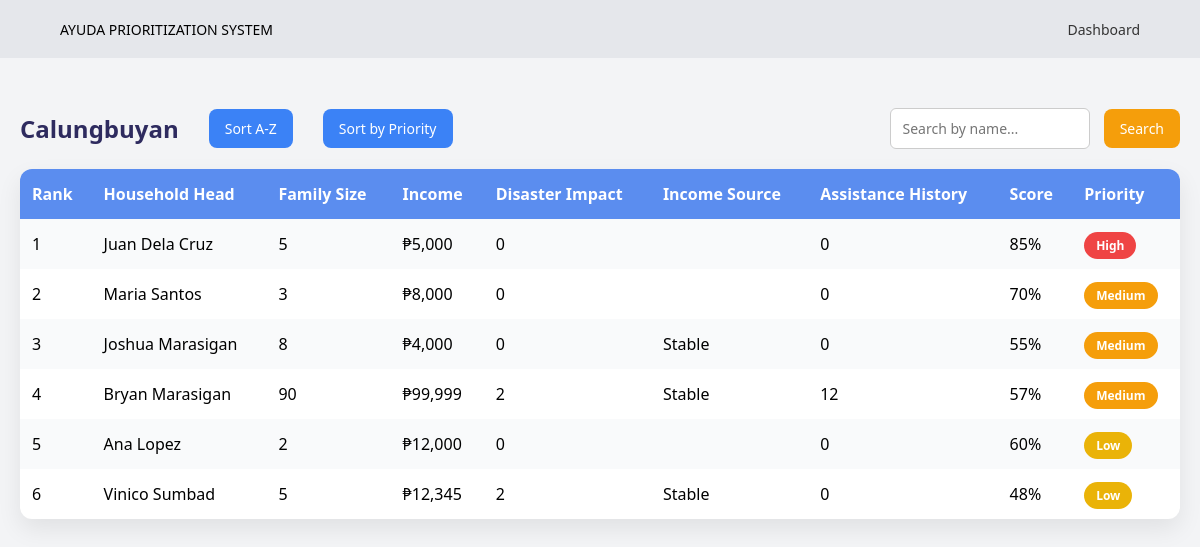
/samplehouseholds.php?barangay=Calungbuyan&sort=priority (signed in), run on the app's committed database.
### tables this page shows
CREATE TABLE `households` (
  `id` int(11) NOT NULL,
  `household_head` varchar(100) NOT NULL,
  `family_size` int(11) NOT NULL,
  `income` decimal(10,2) NOT NULL,
  `score` int(11) NOT NULL,
  `priority` varchar(20) NOT NULL,
  `created_at` timestamp NOT NULL DEFAULT current_timestamp(),
  `disaster_impact` int(11) NOT NULL,
  `income_source` varchar(50) NOT NULL,
  `assistance_history` int(11) NOT NULL,
  `barangay` varchar(100) NOT NULL DEFAULT 'Calungbuyan'
);

### samplehouseholds.php (the view, shortened to what this page needs)
<?php
$conn = mysqli_connect("localhost", "root", "", "ayuda_system");
if($_SESSION['role']=='MSWDO'){
    $barangay = $_GET['barangay'] ?? "Calungbuyan";
} else {
    $barangay = $_SESSION['barangay'];
}
$order = "score DESC";
if(isset($_GET['sort'])){
    if($_GET['sort']=="priority") $order="FIELD(priority,'High','Medium','Low')";
}
$search="";
$search_query="";
$result=mysqli_query($conn,"
SELECT * FROM households h1
WHERE barangay='$barangay'
AND family_size BETWEEN 1 AND 99
AND income BETWEEN 2000 AND 100000
$search_query
AND id=(SELECT MAX(id) FROM households h2 WHERE h2.household_head=h1.household_head)
ORDER BY $order
");
?>
<!DOCTYPE html>
<html>
<head>
</head>
<body>
<div class="navbar">
<div class="logo">AYUDA PRIORITIZATION SYSTEM</div>
<nav>
<a href="<?php echo ($_SESSION['role']=='MSWDO')?'sampledashboard.php':'logout.php'; ?>"> <?php echo ($_SESSION['role']=='MSWDO')?'Dashboard':'Logout'; ?> </a>
</nav>
</div>
<div class="container">
<div class="top-bar">
<div class="left-side">
<h2 style="color:#2e2b5f;"><?php echo htmlspecialchars($barangay); ?></h2>
<a href="?barangay=<?php echo urlencode($barangay); ?>&sort=alpha" class="sort-btn">Sort A-Z</a>
<a href="?barangay=<?php echo urlencode($barangay); ?>&sort=priority" class="sort-btn">Sort by Priority</a>
</div>
<form method="GET">
<input type="text" name="search" class="search-input" placeholder="Search by name..." value="<?php echo htmlspecialchars($search); ?>">
<button type="submit" class="search-btn">Search</button>
</form>
</div>
<table>
<tr>
<th>Rank</th>
<th>Household Head</th>
<th>Family Size</th>
<th>Income</th>
<th>Disaster Impact</th>
<th>Income Source</th>
<th>Assistance History</th>
<th>Score</th>
<th>Priority</th>
</tr>
<?php
$rank=1;
while($row=mysqli_fetch_assoc($result)){
    $labelClass=($row['priority']=="High")?"label-red":(($row['priority']=="Medium")?"label-orange":"label-yellow");
    echo "<tr>
    <td>".$rank++."</td>
    <td>".htmlspecialchars($row['household_head'])."</td>
    <td>".$row['family_size']."</td>
    <td>₱".number_format($row['income'])."</td>
    <td>".$row['disaster_impact']."</td>
    <td>".$row['income_source']."</td>
    <td>".$row['assistance_history']."</td>
    <td>".round($row['score'],2)."%</td>
    <td><span class='label $labelClass'>".$row['priority']."</span></td>";
    echo "</tr>";
}
?>
</table>
</div>
</body>
</html>

### samplehouseholds.php (style rules this page uses)
* { margin:0;padding:0;box-sizing:border-box;font-family:'Segoe UI',sans-serif; }
body { background:#f3f4f6; }
.navbar { display:flex;justify-content:space-between;align-items:center;padding:18px 60px;background:#e5e7eb; }
.logo { font-size:14px;font-weight:500; }
.navbar nav a { text-decoration:none;margin-left:20px;color:#333;font-size:14px; }
.container { max-width:1200px;margin:50px auto;padding:0 20px; }
.add-btn,.sort-btn,.search-btn { display:inline-block;padding:10px 16px;border:none;border-radius:8px;color:white;text-decoration:none;font-size:14px; }
.sort-btn { background:#3b82f6;margin-left:10px; }
.search-btn { background:#f59e0b;margin-left:10px; }
.search-input { padding:10px 12px;border-radius:6px;border:1px solid #ccc;font-size:14px;width:200px;margin-left:10px; }
table { width:100%;border-collapse:collapse;background:white;border-radius:12px;overflow:hidden;margin-top:20px;box-shadow:0 10px 25px rgba(0,0,0,0.08); }
th,td { padding:14px 12px;text-align:left; }
th { background:#5b8def;color:white; }
tr:nth-child(even) { background:#f9fafb; }
.label { padding:5px 12px;border-radius:20px;color:white;font-size:12px;font-weight:600; }
.label-red { background:#ef4444; }
.label-orange { background:#f59e0b; }
.label-yellow { background:#eab308; }
.top-bar { display:flex;align-items:center;justify-content:space-between;margin-bottom:15px; }
.left-side { display:flex;align-items:center;gap:20px; }

### data on the page
households: household_head "Juan Dela Cruz", family_size "5", income "5,000", disaster_impact "0", assistance_history "0", score "85", priority "High"
households: household_head "Maria Santos", family_size "3", income "8,000", disaster_impact "0", assistance_history "0", score "70", priority "Medium"
households: household_head "Joshua Marasigan", family_size "8", income "4,000", disaster_impact "0", income_source "Stable", assistance_history "0", score "55", priority "Medium"
households: household_head "Bryan Marasigan", family_size "90", income "99,999", disaster_impact "2", income_source "Stable", assistance_history "12", score "57", priority "Medium"
households: household_head "Ana Lopez", family_size "2", income "12,000", disaster_impact "0", assistance_history "0", score "60", priority "Low"
households: household_head "Vinico Sumbad", family_size "5", income "12,345", disaster_impact "2", income_source "Stable", assistance_history "0", score "48", priority "Low"

### other printed values
$barangay "Calungbuyan"
